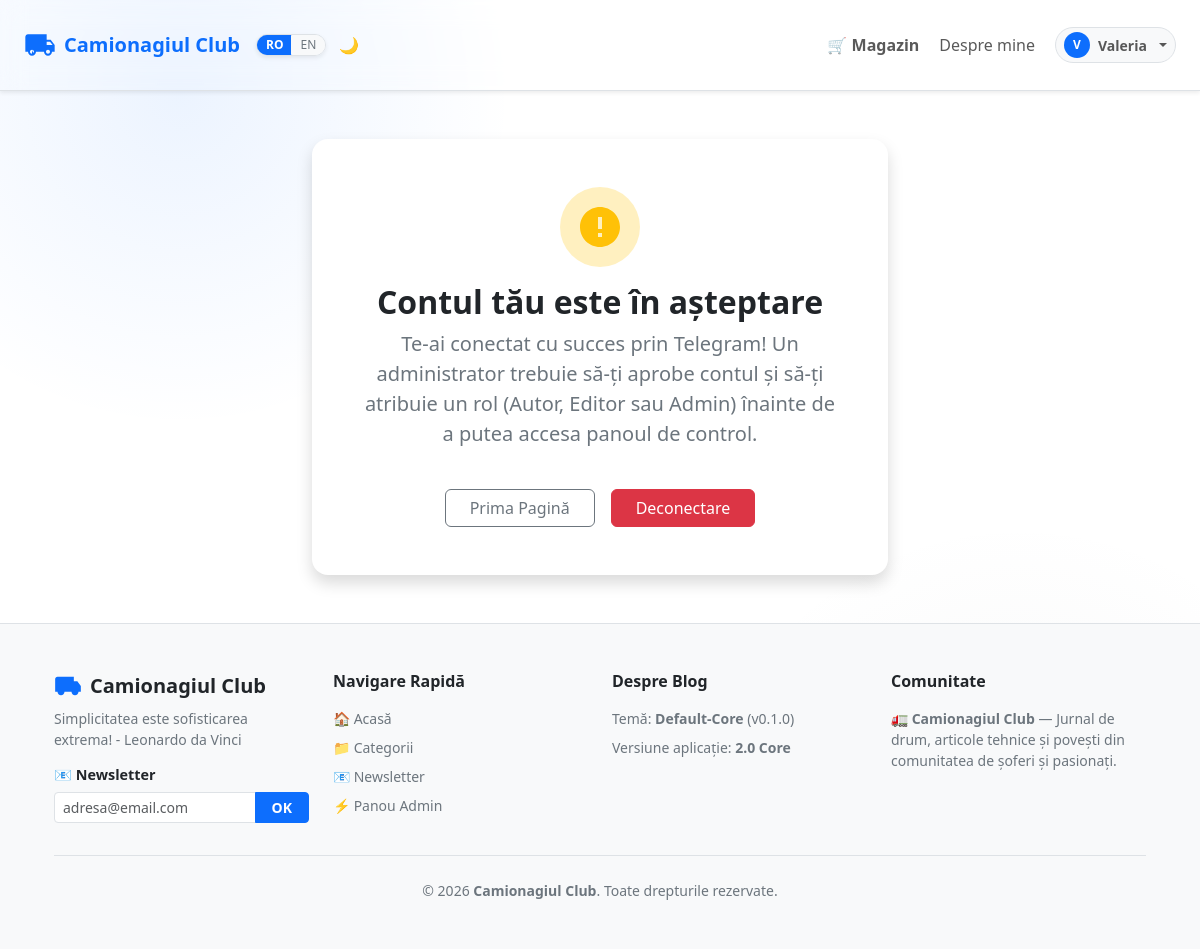
Screenshot of /admin/pending?lang=ro (signed in) with the database file from the repository.
### app/models/db_models.py (models this page shows, shortened)
class Base(DeclarativeBase):
    pass

class AppSetting(Base):
    __tablename__ = "app_settings"
    key: Mapped[str] = mapped_column(String(64), primary_key=True)
    value: Mapped[str] = mapped_column(Text, nullable=False, default="")

class TranslationLocale(Base):
    __tablename__ = "translation_locales"
    code: Mapped[str] = mapped_column(String(16), primary_key=True)
    name: Mapped[str | None] = mapped_column(String(64), nullable=True)
    enabled: Mapped[bool] = mapped_column(Boolean, nullable=False, default=True)
    is_default: Mapped[bool] = mapped_column(Boolean, nullable=False, default=False)

class TranslationEntry(Base):
    __tablename__ = "translation_entries"
    id: Mapped[int] = mapped_column(Integer, primary_key=True, autoincrement=True)
    locale_code: Mapped[str] = mapped_column(ForeignKey("translation_locales.code"), nullable=False)
    key: Mapped[str] = mapped_column(String(255), nullable=False)
    value: Mapped[str] = mapped_column(Text, nullable=False, default="")
    __table_args__ = {"sqlite_autoincrement": True}

class Post(Base):
    __tablename__ = "posts"
    id: Mapped[int] = mapped_column(Integer, primary_key=True, autoincrement=True)
    slug: Mapped[str] = mapped_column(String(160), unique=True, nullable=False)
    author_id: Mapped[int] = mapped_column(ForeignKey("users.id"), nullable=False)
    title: Mapped[str] = mapped_column(String(220), nullable=False)
    excerpt: Mapped[str | None] = mapped_column(Text, nullable=True)
    category: Mapped[str | None] = mapped_column(String(80), nullable=True)
    content_html: Mapped[str] = mapped_column(Text, nullable=False)
    hero_image_url: Mapped[str | None] = mapped_column(Text, nullable=True)
    image_url: Mapped[str | None] = mapped_column(Text, nullable=True)  # pentru og_image, fallback la hero
    images_url_json: Mapped[str | None] = mapped_column(Text, nullable=True)  # JSON list/dict
    draft: Mapped[bool] = mapped_column(Boolean, nullable=False, default=False)
    published_at: Mapped[datetime | None] = mapped_column(DateTime(timezone=True), nullable=True)
    created_at: Mapped[datetime] = mapped_column(DateTime(timezone=True), nullable=False)
    updated_at: Mapped[datetime] = mapped_column(DateTime(timezone=True), nullable=False)
    author: Mapped["User"] = relationship(back_populates="posts")
    translations: Mapped[list["PostTranslation"]] = relationship(back_populates="post", cascade="all, delete-orphan")

class User(Base):
    __tablename__ = "users"
    id: Mapped[int] = mapped_column(Integer, primary_key=True, autoincrement=True)
    provider: Mapped[str] = mapped_column(String(32), nullable=False)
    oauth_id: Mapped[str] = mapped_column(String(128), nullable=False)
    username: Mapped[str | None] = mapped_column(String(128), nullable=True)
    first_name: Mapped[str | None] = mapped_column(String(128), nullable=True)
    last_name: Mapped[str | None] = mapped_column(String(128), nullable=True)
    email: Mapped[str | None] = mapped_column(String(254), nullable=True)
    image_url: Mapped[str | None] = mapped_column(Text, nullable=True)
    role: Mapped[str] = mapped_column(String(64), nullable=False, default="reader")
    created_at: Mapped[datetime] = mapped_column(DateTime(timezone=True), nullable=False)
    posts: Mapped[list["Post"]] = relationship(back_populates="author")

### app/routers/auth.py (the view)
    @router.get("/admin/pending", response_class=HTMLResponse)
    def pending_page(request: Request):
        user_id = request.session.get("user_id")
        if not user_id:
            return RedirectResponse(url="/admin/login", status_code=303)
        return render_template(
            templates,
            request=request,
            name="admin/pending.html",
            context={"title": "Cont în Așteptare"},
        )

### templates/admin/pending.html
{% extends "base.html" %}
{% block content %}
<div class="container py-5 text-center" style="max-width: 600px;">
  <div class="card shadow border-0 p-4 p-md-5 rounded-4">
    <div class="mb-4">
      <div class="bg-warning bg-opacity-25 text-warning d-inline-flex p-3 rounded-circle mb-3">
        <svg width="48" height="48" viewBox="0 0 24 24" fill="currentColor">
          <path d="M12 2C6.48 2 2 6.48 2 12s4.48 10 10 10 10-4.48 10-10S17.52 2 12 2zm1 15h-2v-2h2v2zm0-4h-2V7h2v6z"/>
        </svg>
      </div>
      <h2 class="fw-bold">Contul tău este în așteptare</h2>
      <p class="text-secondary lead mt-2">
        Te-ai conectat cu succes prin Telegram! Un administrator trebuie să-ți aprobe contul și să-ți atribuie un rol (Autor, Editor sau Admin) înainte de a putea accesa panoul de control.
      </p>
    </div>
    <div class="d-flex justify-content-center gap-3">
      <a href="/" class="btn btn-outline-secondary px-4">Prima Pagină</a>
      <a href="/admin/logout" class="btn btn-danger px-4">Deconectare</a>
    </div>
  </div>
</div>
{% endblock %}

### themes/default/templates/partials/navbar.html (shortened to what this page needs)
{%- set _path = request.url.path.rstrip("/") -%}
<header class="navbar navbar-expand-lg shadow-sm border-bottom sticky-top">
  <div class="container-fluid px-3 px-md-4 py-2 py-md-3 d-flex align-items-center justify-content-between">
    <div class="d-flex align-items-center gap-2">
      <a class="navbar-brand fw-bold text-primary d-flex align-items-center mb-0 me-1" href="/">
        <span>{{ site_display_name() }}</span>
      </a>
      {% set _locale_options = get_available_locales() %}
      {% if _locale_options|length > 1 %}
      <div class="btn-group btn-group-sm rounded-pill overflow-hidden border shadow-sm ms-1" role="group" aria-label="Language Selector">
        {% for loc in _locale_options %}
        {% set _category = request.query_params.get("category") or "" %}
        {% set _lang_href = request.url.path ~ "?lang=" ~ loc.code %}
        {% if _category %}
        {% set _lang_href = _lang_href ~ "&category=" ~ _category|urlencode %}
        {% endif %}
        <a href="{{ _lang_href }}" class="btn btn-sm {% if locale == loc.code %}btn-primary text-white fw-bold{% else %}btn-light text-secondary{% endif %} py-0 px-2" style="font-size:0.75rem;">
          {{ loc.code|upper }}
        </a>
        {% endfor %}
      </div>
      {% endif %}
    </div>
    <div class="d-flex align-items-center gap-2">
      {% if active_theme_info().supports_color_scheme_toggle %}
      <button type=button id=theme-toggle class=btn btn-sm btn-outline-secondary d-flex align-items-center gap-1 aria-label=Toggle theme>
        <span id=theme-icon>🌙</span>
      </button>
      {% endif %}
    </div>
    <div class="collapse navbar-collapse" id="navbarNav">
      <ul class="navbar-nav ms-lg-auto mb-2 mb-lg-0 align-items-lg-center flex-wrap column-gap-1 row-gap-2 mt-3 mt-lg-0">
        <li class="nav-item">
          <a class="nav-link py-2 rounded px-2 fw-semibold{% if '/shop' in request.url.path %} active{% endif %}" href="/shop">{{ t_safe(translations, 'shop.navLink') or '🛒 Magazin' }}</a>
        </li>
        {% if nav_fixed_post_link %}
        {%- set _fix = nav_fixed_post_link.href.rstrip("/") -%}
        <li class="nav-item">
          <a class="nav-link py-2 rounded px-2{% if _path == _fix %} active fw-semibold{% endif %}" href="{{ nav_fixed_post_link.href|e }}">{{ nav_fixed_post_link.label|e }}</a>
        </li>
        {% endif %}
        {% if user %}
        <li class="nav-item dropdown ms-lg-2">
          <a class="nav-link dropdown-toggle d-flex align-items-center gap-2 py-1 px-2 border rounded-pill bg-body-tertiary" href="#" id="userNavDropdown" role="button" data-bs-toggle="dropdown" aria-expanded="false">
            {% if user.image_url %}
            <img src="{{ user.image_url }}" alt="{{ user.first_name or user.username }}" class="rounded-circle object-fit-cover" width="26" height="26">
            {% else %}
            <div class="rounded-circle bg-primary text-white d-flex align-items-center justify-content-center fw-bold" style="width:26px; height:26px; font-size:0.75rem;">
              {{ (user.first_name or user.username or 'U')[0]|upper }}
            </div>
            {% endif %}
            <span class="fw-semibold small">{{ user.first_name or user.username or 'Membru' }}</span>
          </a>
        </li>
        {% else %}
        <li class="nav-item ms-lg-2">
          <a class="btn btn-sm btn-outline-primary fw-semibold rounded-pill px-3" href="/admin/login">Autentificare</a>
        </li>
        {% endif %}
      </ul>
    </div>
  </div>
</header>

### themes/default/templates/partials/footer.html (shortened to what this page needs)
<footer class="footer mt-auto bg-body-tertiary border-top py-5">
  <div class="container px-4">
    <div class="row g-4 mb-4">
      <div class="col-12 col-md-6 col-lg-3" id="footer-newsletter-widget">
        <div class="d-flex align-items-center mb-2">
          {% if site_nav_icon_abs %}
          <img class="me-2 rounded-1 flex-shrink-0" src="{{ site_nav_icon_abs|e }}" width="28" height="28" alt="" style="object-fit:contain" loading="lazy" decoding="async" />
          {% else %}
          <svg class="me-2 text-primary flex-shrink-0" width="28" height="28" viewBox="0 0 24 24" fill="currentColor" aria-hidden="true">
            <path d="M20 8h-3V4H3c-1.1 0-2 .9-2 2v11h2c0 1.66 1.34 3 3 3s3-1.34 3-3h6c0 1.66 1.34 3 3 3s3-1.34 3-3h2v-5l-3-4z"/>
          </svg>
          {% endif %}
          <h5 class="fw-bold mb-0 text-body">{{ site_display_name() }}</h5>
        </div>
        <p class="text-secondary small mb-3">{{ site_tagline() }}</p>
        <h6 class="fw-bold mb-2 text-body" style="font-size: 0.9rem;">📧 {{ t_safe(translations, 'newsletter.title') or 'Abonare Newsletter' }}</h6>
        <form id="footer-newsletter-form" onsubmit="submitFooterNewsletter(event)">
          <div class="input-group input-group-sm mb-2">
            <input type="email" id="footer-newsletter-email" class="form-control" placeholder="adresa@email.com" required />
            <button type="submit" id="footer-newsletter-btn" class="btn btn-primary fw-semibold px-3">OK</button>
          </div>
        </form>
      </div>
      <div class="col-12 col-md-6 col-lg-3">
        <h6 class="fw-bold mb-3 text-body">{{ t_safe(translations, 'footer.quickNav') or 'Navigare Rapidă' }}</h6>
        <ul class="list-unstyled mb-0 small">
          <li class="mb-2">
            <a href="/" class="text-secondary text-decoration-none hover-primary">{{ t_safe(translations, 'footer.home') or '🏠 Acasă' }}</a>
          </li>
          <li class="mb-2">
            <a href="/#categories" class="text-secondary text-decoration-none hover-primary">{{ t_safe(translations, 'footer.categories') or '📁 Categorii' }}</a>
          </li>
          <li class="mb-2">
            <a href="#footer-newsletter-widget" class="text-secondary text-decoration-none hover-primary">{{ t_safe(translations, 'footer.newsletter') or '📧 Newsletter' }}</a>
          </li>
          <li>
            <a href="/admin" class="text-secondary text-decoration-none hover-primary">{{ t_safe(translations, 'footer.admin') or '⚡ Panou Admin' }}</a>
          </li>
        </ul>
      </div>
      <div class="col-12 col-md-6 col-lg-3">
        <h6 class="fw-bold mb-3 text-body">{{ t_safe(translations, 'footer.aboutBlog') or 'Despre Blog' }}</h6>
        {% set _t = active_theme_info() %}
        <p class="text-secondary small mb-2">
          {{ t_safe(translations, 'footer.theme') or 'Temă' }}: <strong>{{ _t.name|e }}</strong> (v{{ _t.version|default("1.0") }})
        </p>
        <p class="text-secondary small mb-0">
          Versiune aplicație: <strong>2.0 Core</strong>
        </p>
      </div>
      <div class="col-12 col-md-6 col-lg-3">
        <h6 class="fw-bold mb-3 text-body">{{ t_safe(translations, 'footer.communityTitle') or 'Comunitate' }}</h6>
        <p class="text-secondary small mb-0">
          🚛 <strong>{{ site_display_name() }}</strong> — {{ t_safe(translations, 'footer.communityText') or 'Jurnal de drum, articole tehnice și povești din comunitatea de șoferi și pasionați.' }}
        </p>
      </div>
    </div>
    <div class="border-top pt-4 text-center">
      <p class="text-secondary small mb-0">
        © {{ now().strftime("%Y") }} <strong>{{ site_display_name() }}</strong>. {{ t_safe(translations, 'footer.rights') or 'Toate drepturile rezervate.' }}
      </p>
    </div>
  </div>
</footer>

### static/site.css (style rules this page uses)
:root { color-scheme: light dark; font-family: ui-sans-serif, system-ui, -apple-system, Segoe UI, Roboto, Arial, sans-serif; }
html[data-bs-theme="light"] { background-color: #f8f9fa; }
body { min-height: 100vh; margin: 0; background-image: radial-gradient(circle at 15% 10%, rgba(var(--bs-primary-rgb), 0.08), transparent 25%), radial-gradient(circle at 85% 90%, rgba(var(--bs-secondary-rgb), 0.06), transparent 25%); background-color: var(--bs-body-bg); color: var(--bs-body-color); }
.navbar { position: sticky; top: 0; z-index: 1030; backdrop-filter: blur(12px); border-bottom: 1px solid var(--bs-border-color); }

### rows the page displays
AppSetting: value.value "Camionagiul Club", value.value "Simplicitatea este sofisticarea extrema! - Leonardo da Vinci"
TranslationLocale: code "RO"
TranslationLocale: code "EN"
TranslationEntry: value "🛒 Magazin"
Post: label "Despre mine"
User: first_name "V", first_name "Valeria"
TranslationEntry: value "Newsletter"
TranslationEntry: value "Navigare Rapidă"
TranslationEntry: value "🏠 Acasă"
TranslationEntry: value "📁 Categorii"
TranslationEntry: value "📧 Newsletter"
TranslationEntry: value "⚡ Panou Admin"
TranslationEntry: value "Despre Blog"
TranslationEntry: value "Temă"
TranslationEntry: value "Comunitate"
TranslationEntry: value "Jurnal de drum, articole tehnice și povești din comunitatea de șoferi și pasionați."
TranslationEntry: value "Toate drepturile rezervate."

### other values shown
{{ _t.name|e }} "Default-Core"
{{ _t.version|default("1.0") }} "0.1.0"
